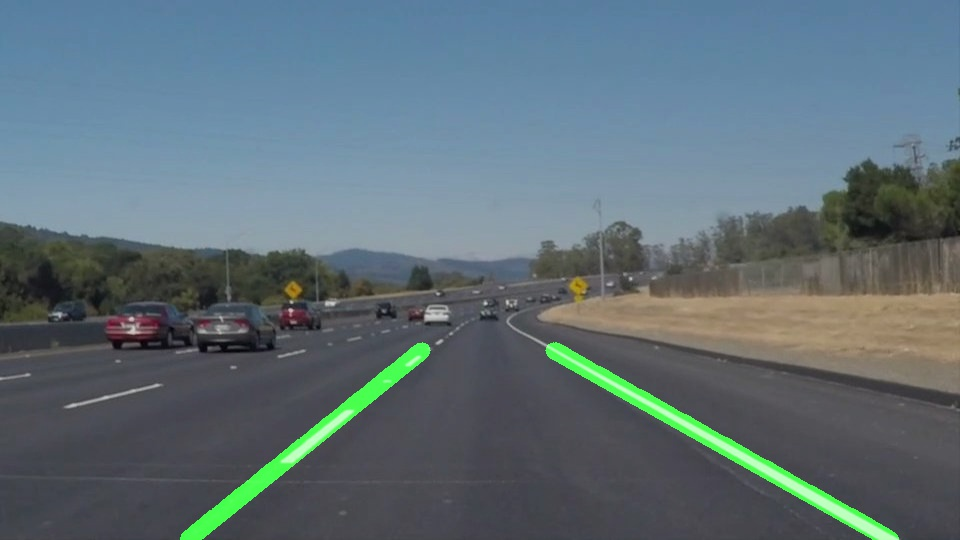
#> input picture test_images_output/0.jpg, 960 x 540 px, given as the content of the folder test_images, which was not available
$ jupyter execute 'Udacity Lane Lines 1.ipynb'   (shell and % lines are left out)   (text cells are left out)
#> lines starting #> are read from the running program, lines starting #| are printed output that depends on the picture; after the words box and inside, x2 and y2 are one past the last pixel; in counts of white or black regions, pixels touching at a corner belong together; pictures that were not available may be replaced by others from this repository, and a replacement may not be noted
[cell 1]
import os.path

import cv2
import numpy as np
import matplotlib.pyplot as plt
import matplotlib.image as mpimg
from scipy import stats

[cell 2]
from moviepy.editor import VideoFileClip
from IPython.display import HTML

[cell 3]
IMAGE_FOLDER="test_images"
images = []

for image in os.scandir(IMAGE_FOLDER):
    images.append(mpimg.imread(image.path))

if images:
    IMG_HEIGHT, IMG_WIDTH, IMG_CHANNELS = images[0].shape
#> IMG_HEIGHT = 540; IMG_WIDTH = 960; IMG_CHANNELS = 3

# just a helper function to display a list of images
def show_images(images_to_show, row=2, col=3, fig_size=(15, 6)):
    f, axes = plt.subplots(2, 3)
    f.set_size_inches(fig_size)
    for y in range(0, row):
        for x in range(0, col):
            ax = axes[y, x]
            ax.imshow(images_to_show[y * col + x], cmap='gray')

show_images(images)
#> (the call stopped at in show_images, `f, axes = plt.subplots(2, 3)`: IPython is not available in this run)

[cell 4]
class ImageConfig(object):
    def __init__(self, width=960, height=540):
        self.width = width
        self.height = height

class ColorConfig(object):
    yellow_lower = np.array([20, 20, 110])
    yellow_upper = np.array([45, 255, 255])
    white_sensitivity = 35
    white_lower = np.array([0, 0, 225 - white_sensitivity])
    white_upper = np.array([255, white_sensitivity, 255])

class ROI(object):
    def __init__(self, img_config, horizontal_step = 100, vertical_step = 50, bottom=0):
        self.vertices = np.array([
        [0, img_config.height - bottom],
        [img_config.width, img_config.height - bottom],
        [img_config.width/2 + horizontal_step, img_config.height/2 + vertical_step],
        [img_config.width/2 - horizontal_step, img_config.height/2 + vertical_step],], dtype='int32')

class GaussianConfig(object):
    kernel = (3, 9)

class DilateConfig(object):
    kernel = np.ones((3, 5),np.uint8)

class CannyConfig(object):
    low = 30
    high = 60

class HoughConfig(object):
    rho = 1
    theta = np.pi/180
    threshold = 40
    min_line_len = 5
    max_line_gap = 3

class LineConfig(object):
    def __init__(self, y_bottom=540, y_top=350):
        self.mean_slope = 0.59
        self.std_slope = 0.04
        self.y_bottom = y_bottom
        self.y_top = y_top

[cell 5]
class Config(object):
    def __init__(self):
        self.image = ImageConfig()
        self.smooth = GaussianConfig()
        self.dilate = DilateConfig()
        self.color = ColorConfig()
        self.roi = ROI(self.image)
        self.canny = CannyConfig()
        self.hough = HoughConfig()
        self.line = LineConfig()

class ChallengeConfig(object):
    def __init__(self):
        self.image = ImageConfig(width=1280, height=720)
        self.smooth = GaussianConfig()
        self.dilate = DilateConfig()
        self.color = ColorConfig()
        self.roi = ROI(self.image, bottom=45)
        self.canny = CannyConfig()
        self.hough = HoughConfig()
        self.line = LineConfig(y_bottom=690, y_top=460)

[cell 6]
class LaneLinesDetector(object):
    def __init__(self, config, memory_size=1, annotations=False):
        self.config = config
        # define how many frames use for averaging
        self.memory = []
        self.max_memory_size = memory_size
        # define if to add annotations to the image
        self.annotations = annotations

#==================== THE PIPELINE METHOD ====================#
    def detect(self, image):
        # 1. Color based segmentation
        color_segm_img = self.step_color_segm(image)
        # 2. Detect edges
        canny_edge_img = self.step_canny_edge(image)
        # 3. Combine step 1 and 2
        combined_img = cv2.bitwise_and(color_segm_img, canny_edge_img)
        # 4. Detect hough lines
        hough_lines = self.step_detect_lines(combined_img)
        if hough_lines is None:
            return image
        # 5. Sort lines depending on the sign of the slope
        n_slope, p_slope = self.step_sort_lines(self.memory)
        # 6. Approximate and display lines
        line_img = self.step_approx_lines(image, n_slope, p_slope)
        weighted_img = cv2.addWeighted(image, 0.8, line_img, 1.0, 0.0)
        # 7. Add annotation if needed
        if self.annotations:
            # create hough annotation
            hough_image = np.zeros((image.shape[0], image.shape[1], 3), dtype=np.uint8)
            for hough_lines in self.memory:
                for line in hough_lines:
                    for x1, y1, x2, y2 in line:
                        cv2.line(hough_image, (x1, y1), (x2, y2), 255, 15)
            # create roi annotation
            cropped_roi_img = self.crop_to_roi(image, [self.config.roi.vertices])

            images = [
                cropped_roi_img, color_segm_img, canny_edge_img, combined_img, hough_image]
            labels = [
                'region of interest', 'color segmentation', 'canny', 'canny + color segm.', 'hough']
            weighted_img = self.add_annotations(weighted_img, images, labels)

        return weighted_img
#==================== END ====================#

    def reset_memory(self):
        self.memory = []

    def step_color_segm(self, image):
        smoothed_img = cv2.GaussianBlur(image, self.config.smooth.kernel, 0)
        filtered_img = self.color_filter(smoothed_img, self.config.color, self.config.dilate)
        # crop to roi
        return self.crop_to_roi(filtered_img, [self.config.roi.vertices])

    def step_canny_edge(self, image):
        gray_img = cv2.cvtColor(image, cv2.COLOR_RGB2GRAY)
        gray_smoothed_img = cv2.GaussianBlur(gray_img, self.config.smooth.kernel, 0)
        canny_img = cv2.Canny(gray_smoothed_img, self.config.canny.low, self.config.canny.high)
        return canny_img

    def step_detect_lines(self, image):
        # detect hough lines
        hough_lines = cv2.HoughLinesP(
            image,
            self.config.hough.rho,
            self.config.hough.theta,
            self.config.hough.threshold,
            np.array([]),
            minLineLength=self.config.hough.min_line_len,
            maxLineGap=self.config.hough.max_line_gap
        )

        # update the memory
        if hough_lines is not None:
            if len(self.memory) == self.max_memory_size:
                self.memory = self.memory[1:]
            self.memory.append(hough_lines)

        # if not enough data in the memory
        if len(self.memory) < self.max_memory_size:
            return None

        return hough_lines

    # [66 lines left out: functions step_sort_lines, step_approx_lines, add_annotations, not called in this run]


    def color_filter(self, image, color_config, dil_config):
        hsv = cv2.cvtColor(image, cv2.COLOR_RGB2HSV)
        yellow_range = cv2.inRange(hsv, color_config.yellow_lower, color_config.yellow_upper)
        white_range = cv2.inRange(hsv, color_config.white_lower, color_config.white_upper)
        merged = yellow_range + white_range
        _, thresh = cv2.threshold(merged, 100, 255, cv2.THRESH_BINARY)
        return cv2.dilate(thresh, dil_config.kernel, iterations=1)

    def crop_to_roi(self, img, vertices):
        mask = np.zeros_like(img)
        if len(img.shape) > 2:
            channel_count = img.shape[2]  # i.e. 3 or 4 depending on your image
            ignore_mask_color = (255,) * channel_count
        else:
            ignore_mask_color = 255

        cv2.fillPoly(mask, vertices, ignore_mask_color)

        #returning the image only where mask pixels are nonzero
        masked_image = cv2.bitwise_and(img, mask)
        return masked_image

[cell 7]
detector = LaneLinesDetector(Config())
video_detector = LaneLinesDetector(Config(), annotations=True, memory_size=3)
challenge_detector = LaneLinesDetector(ChallengeConfig(), annotations=True, memory_size=7)

[cell 8]
lines_detected = []
for i, image in enumerate(images):
    img_lines = detector.detect(image)
    img_bgr = cv2.cvtColor(img_lines, cv2.COLOR_RGB2BGR)
    cv2.imwrite("test_images_output/{}.jpg".format(i), img_bgr)
    lines_detected.append(img_lines)
#> this loop made 1 pass
#> pass 1, in color_filter, `yellow_range = cv2.inRange(hsv, color_config.yellow_lower, color_confi..`:
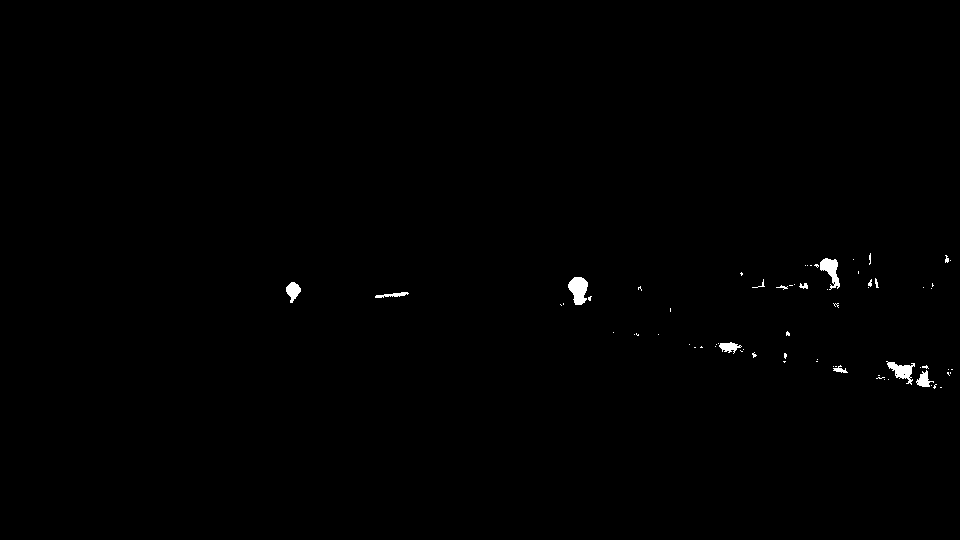
#> yellow_range: shape (540, 960); 0.39% white; 69 white regions (55 under 20 px), largest, box (x1, y1, x2, y2) and area: (568, 277, 588, 305) 393, (820, 258, 840, 290) 324, (886, 361, 915, 385) 300
#> pass 1, in color_filter, `white_range = cv2.inRange(hsv, color_config.white_lower, color_config...`:
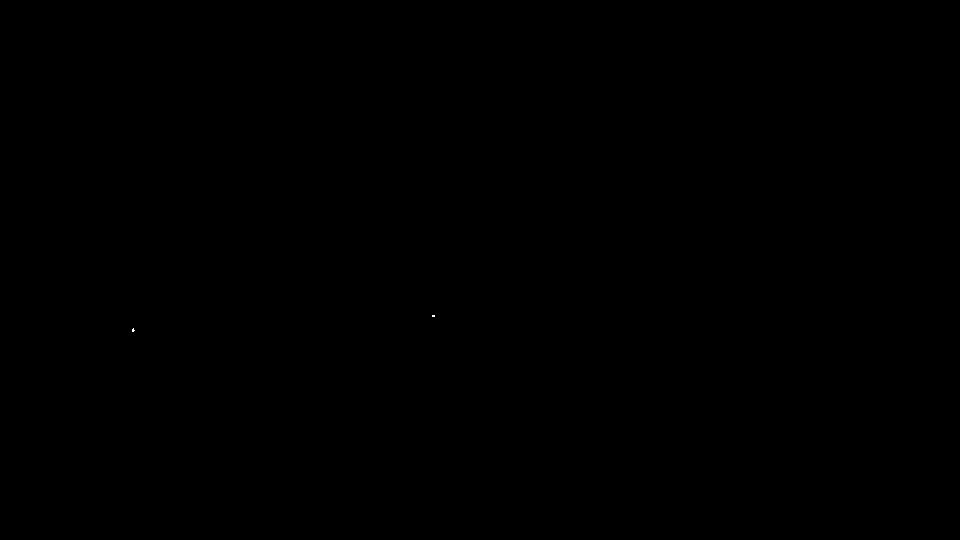
#> white_range: shape (540, 960); 0% white in thin lines or dots, all inside (x1, y1, x2, y2) = (132, 315, 435, 332)
#> img_lines is the input picture: shape (540, 960, 3); mean R, G, B 94.9, 111.1, 118.4
#> after the loop, lines_detected = 1 item

show_images(lines_detected)
#> (the call stopped at in show_images, `f, axes = plt.subplots(2, 3)`: IPython is not available in this run)

[cell 9]
def process_video(input, output):
    clip1 = VideoFileClip(input)
    white_clip = clip1.fl_image(video_detector.detect)
    white_clip.write_videofile(output, audio=False)

def process_challenge(input, output):
    clip1 = VideoFileClip(input)
    white_clip = clip1.fl_image(challenge_detector.detect)
    white_clip.write_videofile(output, audio=False)

challenge_detector.reset_memory()
process_challenge('test_videos/challenge.mp4', 'test_videos_output/challenge.mp4')
#> (the call stopped at in process_challenge, `clip1 = VideoFileClip(input)`: moviepy is not available in this run)

video_detector.reset_memory()
process_video('test_videos/solidYellowLeft.mp4', 'test_videos_output/solidYellowLeft.mp4')
#> (the call stopped at in process_video, `clip1 = VideoFileClip(input)`: moviepy is not available in this run)

video_detector.reset_memory()
process_video('test_videos/solidWhiteRight.mp4', 'test_videos_output/solidWhiteRight.mp4')
#> (the call stopped at in process_video, `clip1 = VideoFileClip(input)`: moviepy is not available in this run)

$ run again, on test_images_output/4.jpg
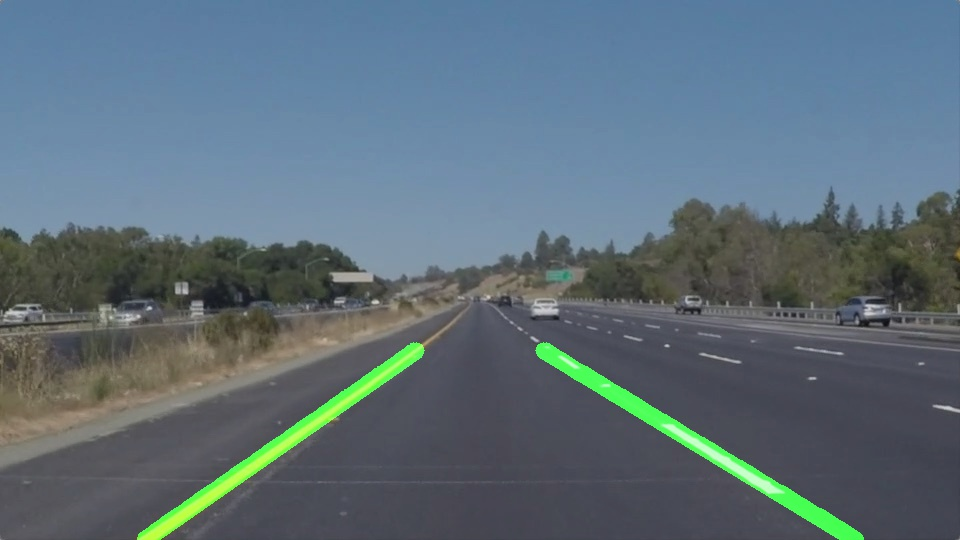
#> input picture test_images_output/4.jpg, 960 x 540 px, given as the content of the folder test_images, which was not available

$ run again, on test_images_output/5.jpg
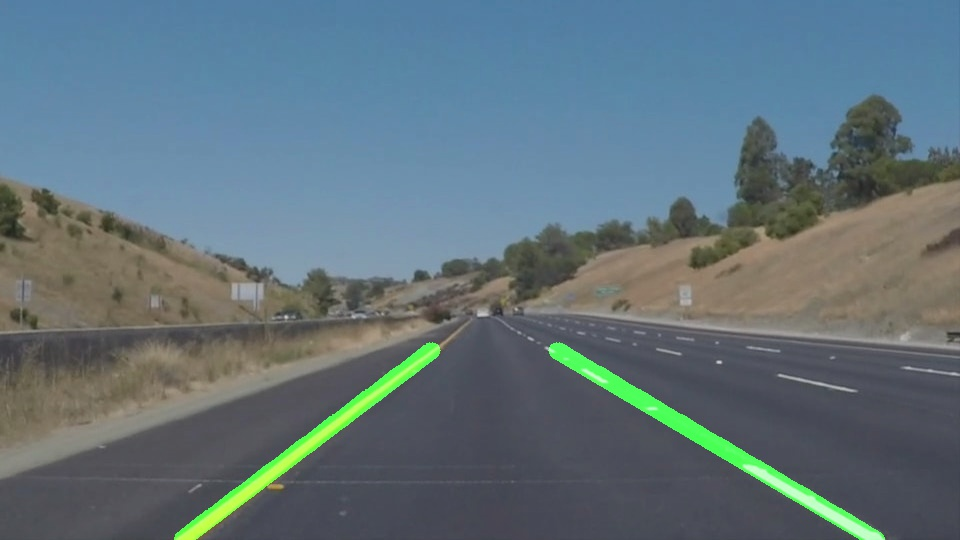
#> input picture test_images_output/5.jpg, 960 x 540 px, given as the content of the folder test_images, which was not available
